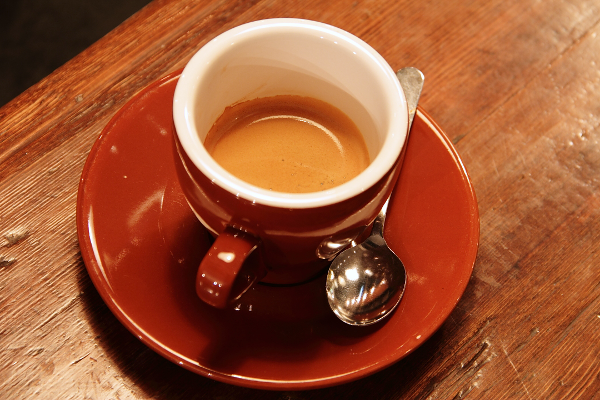
#> input picture skimage.data.coffee(), 600 x 400 px
$ jupyter execute --allow-errors 2020-07-31-01-Introducing-Image-Processing-and-scikit-image.ipynb
#> lines starting #> are read from the running program, lines starting #| are printed output that depends on the picture; after the words box and inside, x2 and y2 are one past the last pixel; in counts of white or black regions, pixels touching at a corner belong together
# Introducing Image Processing and scikit-image
> Jump into digital image structures and learn to process them! Extract data, transform and analyze images using NumPy and Scikit-image. With just a few lines of code, you will convert RGB images to grayscale, get data from them, obtain histograms containing very useful information, and separate objects from the background! This is the Summary of lecture "Image Processing in Python", via datacamp.

- toc: true
- badges: true
- comments: true
- author: Chanseok Kang
- categories: [Python, Datacamp, Scikit-Image, Vision]
- image: images/try_threshold.png

[cell 1]
import numpy as np
import matplotlib.pyplot as plt

## Make images come alive with scikit-image
- Purpose
    - Visualization: Objects that are note visible
    - Image sharpening and restoration: A better image
    - Image retrieval: Seek for the image of interest
    - Measurement of pattern: Measures various objects
    - Image recognition: Distinguish objects in an image
- Scikit-Image
    - Easy to use
    - Make use of ML
    - Out of the box complex algorithm

### Is this gray or full of color?
Whats the main difference between the images shown below?

These images have been preloaded as coffee_image and coins_image from the scikit-image data module using:
```python
coffee_image = data.coffee()
coins_image = data.coins()
```

[cell 2]
def show_image(image, title='Image', cmap_type='gray'):
    plt.imshow(image, cmap=cmap_type)
    plt.title(title)
    plt.axis('off')

[cell 3]
from skimage import data

coffee_image = data.coffee()
#> coffee_image is the input picture: shape (400, 600, 3); mean R, G, B 158.6, 85.8, 51.5
coins_image = data.coins()
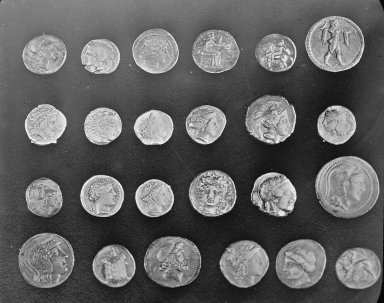
#> input picture skimage.data.coins(), 384 x 303 px
#> coins_image is the input picture: shape (303, 384); min 1, max 252, mean 96.9

[cell 4]
coffee_image.shape
#> Out = (400, 600, 3)

[cell 5]
coins_image.shape
#> Out = (303, 384)

### RGB to grayscale
In this exercise you will load an image from scikit-image module data and make it grayscale, then compare both of them in the output.

[cell 6]
from skimage import data, color

# Load the rocket image
rocket = data.rocket()
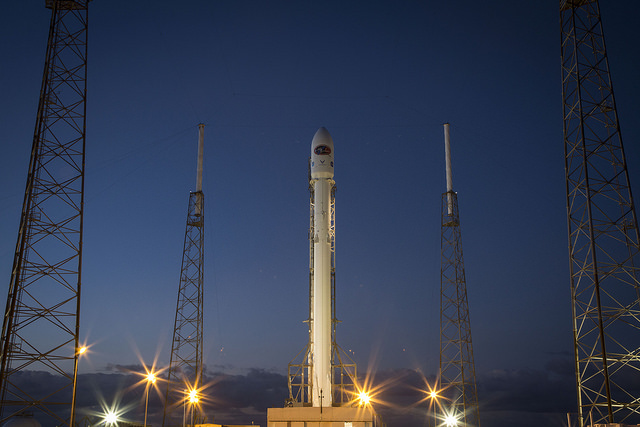
#> input picture skimage.data.rocket(), 640 x 427 px
#> rocket is the input picture: shape (427, 640, 3); mean R, G, B 52.3, 61.3, 82.3

# Convert the image to grayscale
gray_scaled_rocket = color.rgb2gray(rocket)

# Show the original image
show_image(rocket, 'Original RGB image');

[cell 7]
# Show the grayscale image
show_image(gray_scaled_rocket, 'Grayscale image')

## NumPy for images

### Flipping out
As a prank, someone has turned an image from a photo album of a trip to Seville upside-down and back-to-front! Now, we need to straighten the image, by flipping it.

Using the NumPy methods learned in the course, flip the image horizontally and vertically. Then display the corrected image using the `show_image()` function.

[cell 8]
flipped_seville = plt.imread('./dataset/sevilleup.jpg')
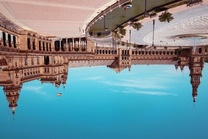
#> input picture _notebooks/dataset/sevilleup.jpg, 208 x 139 px, shrunk from 400 x 267 before the run
#> flipped_seville is the input picture: shape (139, 208, 3); mean R, G, B 113.5, 143, 151.2

# Flip the image vertically
seville_vertical_flip = np.flipud(flipped_seville)

# Flip the previous image horizontally
seville_horizontal_flip = np.fliplr(seville_vertical_flip)

# Show the resulting image
show_image(seville_horizontal_flip, 'Seville')

### Histograms
In this exercise, you will analyze the amount of red in the image. To do this, the histogram of the red channel will be computed for the image shown below:

Extracting information from images is a fundamental part of image enhancement. This way you can balance the red and blue to make the image look colder or warmer.

You will use `hist()` to display the 256 different intensities of the red color. And `ravel()` to make these color values an array of one flat dimension.

[cell 9]
image = plt.imread('./dataset/portrait.png')
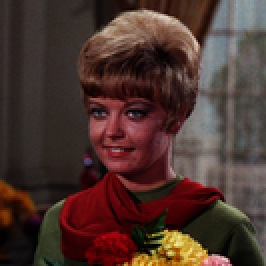
#> input picture _notebooks/dataset/portrait.png, 133 x 133 px, shrunk from 256 x 256 before the run (shown 2 times larger)
#> image is the input picture: shape (133, 133, 3) float32; mean R, G, B 0.297, 0.206, 0.182

# Obtain the red channel
red_channel = image[:, :, 0]

# Plot the the red histogram with bins in a range of 256
plt.hist(red_channel.ravel(), bins=256, color='red');

# Set title
plt.title('Red Histogram');
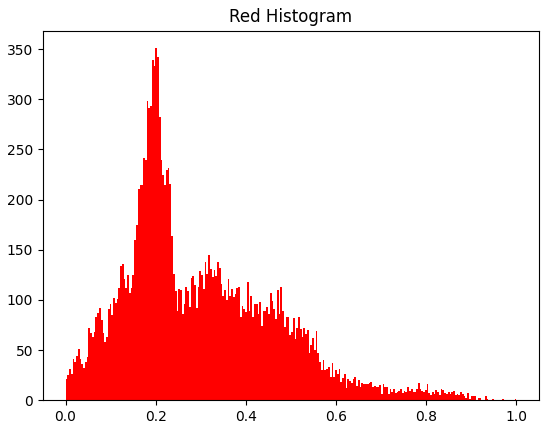
#> figure drawn by matplotlib, 1 panel; tallest bar 351 high, from x = 0.199 to 0.203

With this histogram we see that the image is quite reddish, meaning it has a sensation of warmness. This is because it has a wide and large distribution of bright red pixels, from 0 to around 150.

## Getting started with thresholding
- Thresholding
    - Partitioning an image into a foregraound and background
    - By making it black and white
    - Simplest method of image segmentation

### Apply global thresholding
Apply global thresholding
In this exercise, you'll transform a photograph to binary so you can separate the foreground from the background.

To do so, you need to import the required modules, load the image, obtain the optimal thresh value using `threshold_otsu()` and apply it to the image.

You'll see the resulting binarized image when using the `show_image()` function, previously explained.

[cell 10]
from skimage.filters import threshold_otsu

chess_pieces_image = plt.imread('./dataset/bw.jpg')
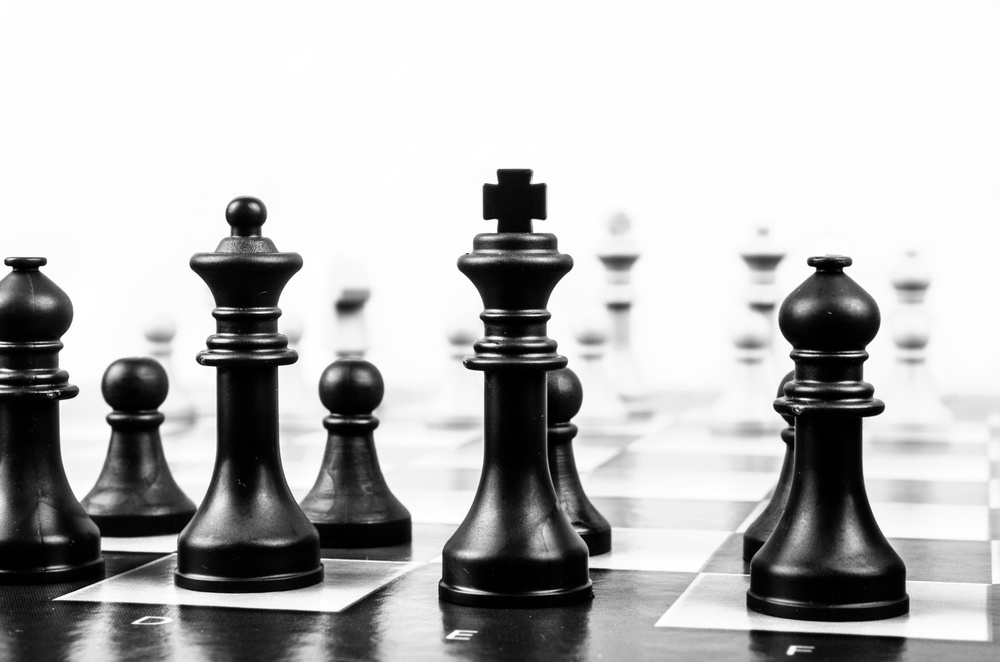
#> input picture _notebooks/dataset/bw.jpg, 1000 x 662 px, shrunk from 1920 x 1271 before the run
#> chess_pieces_image is the input picture: shape (662, 1000, 3); min 0, max 255, mean 185.6

# Make the image grayscale using rgb2gray
chess_pieces_image_gray = color.rgb2gray(chess_pieces_image)

# Obtain the optimal threshold value with otsu
thresh = threshold_otsu(chess_pieces_image_gray)
#> thresh = 0.553

# Apply thresholding to the image
binary = chess_pieces_image_gray > thresh
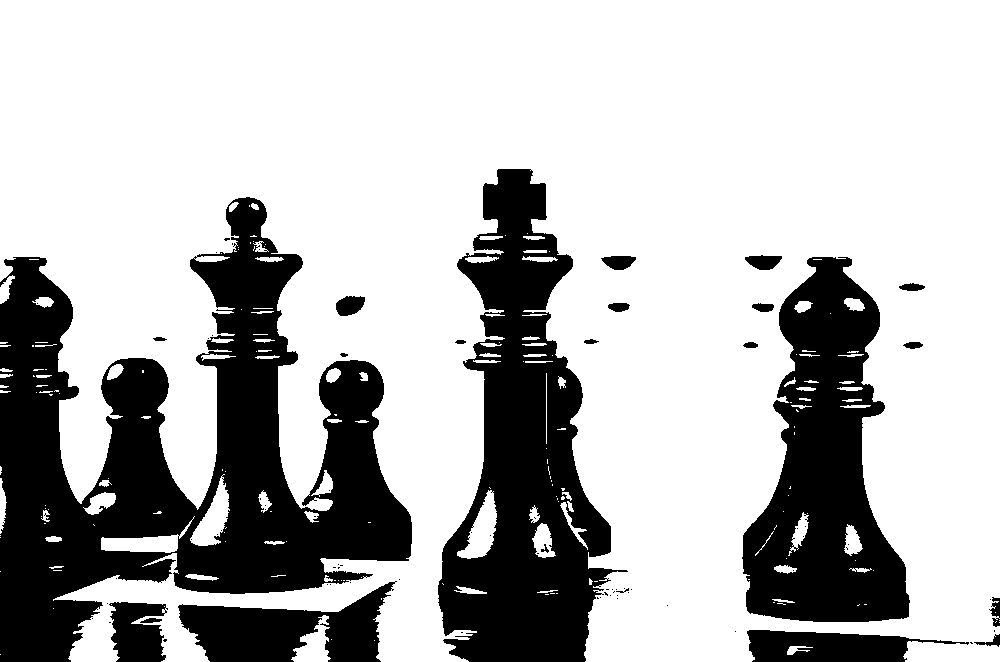
#> binary: shape (662, 1000) bool; 72% white; 81 black regions (58 under 20 px), largest, box (x1, y1, x2, y2) and area: (0, 197, 412, 662) 84422, (438, 169, 628, 662) 46653, (742, 257, 910, 622) 34860

# Show the image
show_image(binary, 'Binary image')

### When the background isn't that obvious
Sometimes, it isn't that obvious to identify the background. If the image background is relatively uniform, then you can use a global threshold value as we practiced before, using `threshold_otsu()`. However, if there's uneven background illumination, adaptive thresholding `threshold_local()` (a.k.a. local thresholding) may produce better results.

In this exercise, you will compare both types of thresholding methods (global and local), to find the optimal way to obtain the binary image we need.

[cell 11]
page_image = plt.imread('./dataset/text_page.png')
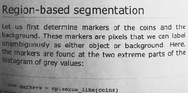
#> input picture _notebooks/dataset/text_page.png, 188 x 93 px, shrunk from 360 x 178 before the run
#> page_image is the input picture: shape (93, 188, 4) float32; mean R, G, B, A 0.671, 0.671, 0.671, 1

# Make the image grayscale using rgb2gray
page_image = color.rgb2gray(page_image)
#> page_image: shape (93, 188) float32

# Obtain the optimal otsu global thresh value
global_thresh = threshold_otsu(page_image)
#> global_thresh = 0.638

# Obtain the binary image by applying global thresholding
binary_global = page_image > global_thresh
#> binary_global: shape (93, 188) bool; 59% white; 81 black regions (54 under 20 px), largest, box (x1, y1, x2, y2) and area: (0, 0, 115, 93) 5602, (82, 25, 109, 31) 96, (65, 33, 92, 40) 96

# Show the binary image obtained
show_image(binary_global, 'Global thresholding')

[cell 12]
from skimage.filters import threshold_local

# Set the block size to 35
block_size = 35

# Obtain the optimal local thresholding
local_thresh = threshold_local(page_image, block_size, offset=0.1)
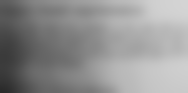
#> local_thresh: shape (93, 188) float32; min 0.166, max 0.834, mean 0.571

# Obtain the binary image by applying local thresholding
binary_local = page_image > local_thresh
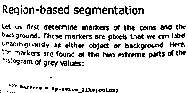
#> binary_local: shape (93, 188) bool; 86% white; black in thin lines or dots

# Show the binary image
show_image(binary_local, 'Local thresholding')
